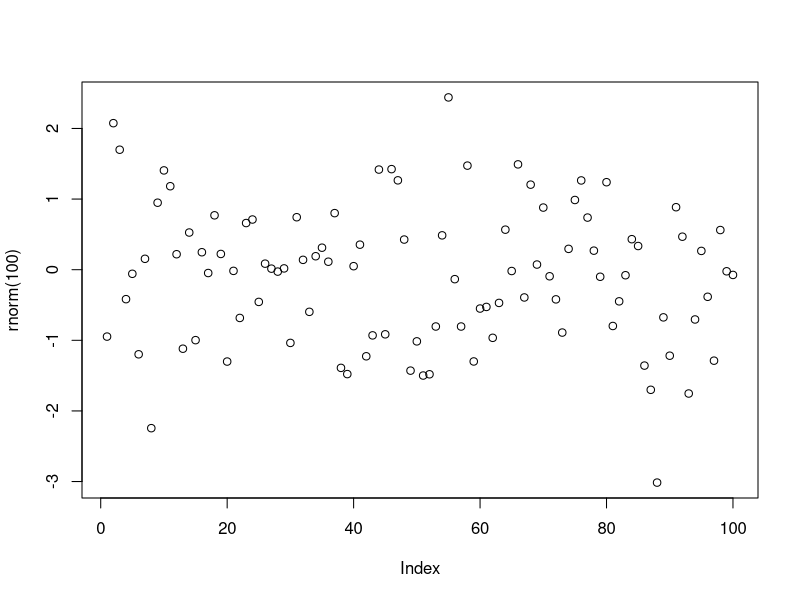

Generate this figure with R:
## ---- chunk 1
plot(rnorm(100))
